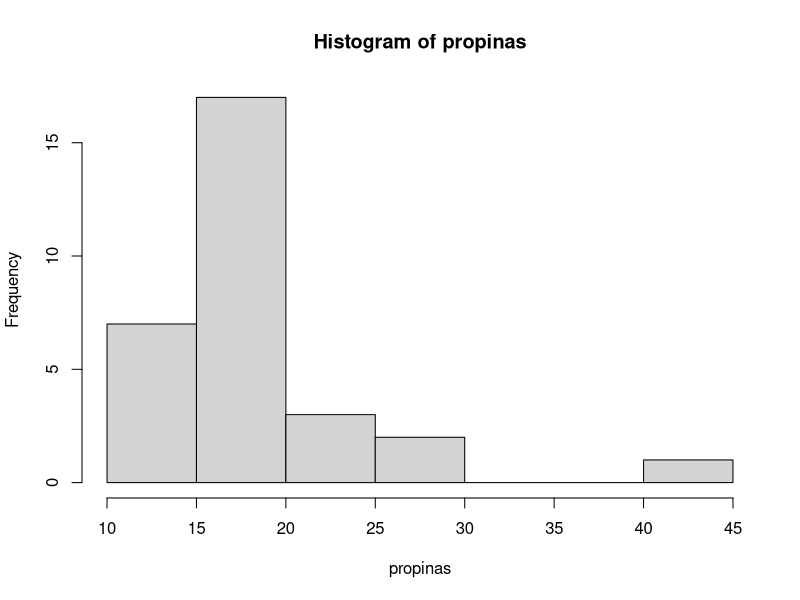
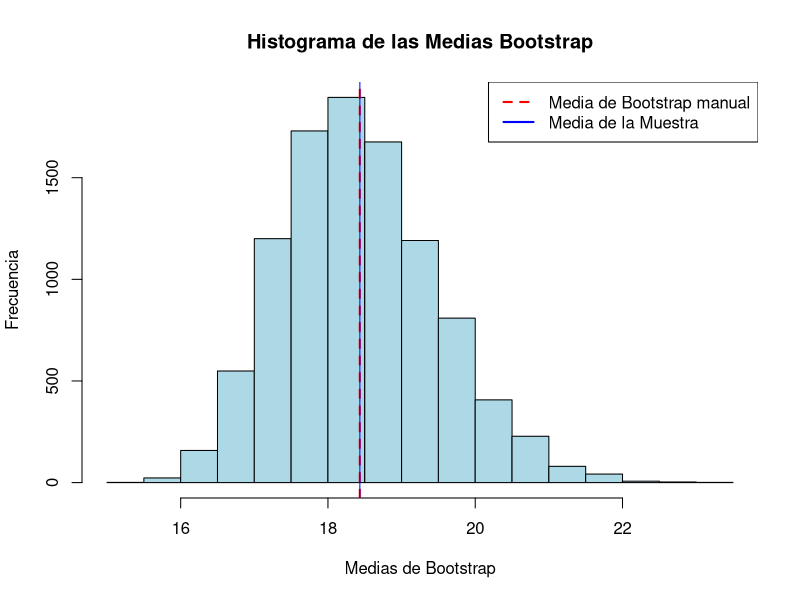
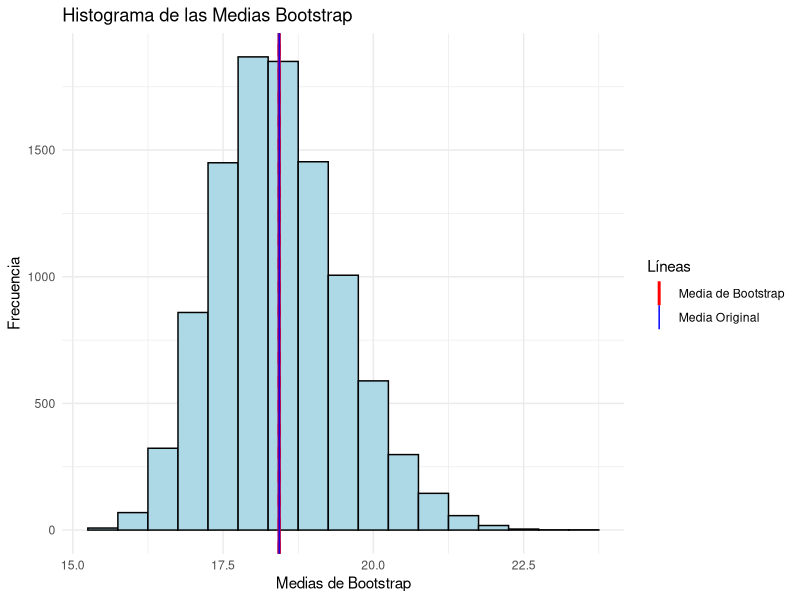

These figures' R source, in order:
## ---- chunk 1
#Empezamos limpiando nuestro ambiente
rm(list = ls(all.names = TRUE))


# Configuración global de los bloques de código (chunk's)
knitr::opts_chunk$set(
	echo = FALSE,
	fig.align = "center",
	fig.dim = c(8.0, 6.0),
	fig.pos = "H",
#Agregamos configuraciones para evitar mensajes de advertencias y de errores en el archivo
	message = FALSE,
	warning = FALSE,
	error = F
)



# Librerías
library(dplyr)      # Para el manejo de datos
library(ggplot2)    # Para realizar gráficas
library(kableExtra) # Para un mejor manejo de tablas
library(GGally)     # Para realizar análisis descriptivo fácilmente
library(multcomp)   # Para pruebas de hipótesis
library(boot)       # Para el método bootstrap
## ---- chunk 2
# Paso 1: Definir la muestra original
propinas <- c(22.7, 16.3, 13.6, 16.8, 29.9, 15.9, 14.0, 15.0, 14.1, 18.1, 22.8, 27.6,
              16.4, 16.1, 19.0, 13.5, 18.9, 20.2, 19.7, 18.2, 15.4, 15.7, 19.0, 11.5,
              18.4, 16.0, 16.9, 12.0, 40.1, 19.2)

hist(propinas)
## ---- chunk 3
# Paso 2: Crear una función que calcule la media
mean_tip <- function(data, indices) {
  sample_data <- data[indices] #Tomamos una submuestra, de los índices especificados
  return(mean(sample_data)) #Sacamos la media y eso queremos
}
#En este caso sería lo mismo para cualquier estadística t
## ---- chunk 4
# Paso 3: Realizar el bootstrap manualmente
set.seed(123) # Para reproducibilidad
B <- 10000 # Número de muestras bootstrap 

# Lo recomendable es 10 mil iteraciones, sin embargo, si hay
# problemas con la capacidad de cómputo, se puede reducir a 1000

bootstrap_means <- rep(NA, B)

#Aquí calculamos los datos 
for (i in 1:B) {
  bootstrap_indices <- sample(1:length(propinas), replace = TRUE) 
  #funcion sample: muestreo con reemplazo de los índices
  bootstrap_means[i] <- mean_tip(propinas, bootstrap_indices)
  #Aquí calculamos las medias
}

#Formas de ver el error
bias_manual <- mean(bootstrap_means) - mean(propinas) 
#Y la desviación estándar
SE_manual <- sd(bootstrap_means)

#Graficamos
hist(bootstrap_means, main="Histograma de las Medias Bootstrap", 
     xlab="Medias de Bootstrap", ylab="Frecuencia", col="lightblue")
# Añadimos una línea para la media de las medias de bootstrap (estimación)
abline(v=mean(bootstrap_means), col="red", lwd=2, lty=2)
# Añadimos una línea para la media de la muestra original
abline(v=mean(propinas), col="blue", lwd=1)
# Añadir una leyenda
legend("topright", legend=c("Media de Bootstrap manual", "Media de la Muestra"), 
       col=c("red", "blue"), lty=c(2, 1), lwd=2)
## ---- chunk 5
# Paso 4: Calcular el intervalo de confianza al 95%
#Por percentiles
alpha <- 0.05
Percentiles <- quantile(bootstrap_means, probs = c(alpha/2, 1 - alpha/2)) #(0.025 y 0.975)
#Tenemos el intervalo 16.57-20.7

#Por teórico
#Sabemos que el cuantil donde la normal estándar alcanza el 97.5% de probabilidad
#es en 1.96, así que
low<-mean(bootstrap_means)-1.96*SE_manual
upp<-mean(bootstrap_means)+1.96*SE_manual

Normal<-c(low,upp)

#Además, una forma un poco más conservadora de calcular el intervalo de confianza
#teórico, es utilizando una distribución t de student, con n-1 grados de libertado
#(Con n el tamaño de muestra)
extremos<-qt(c(alpha/2,1-alpha/2), length(propinas)-1)
#la distribución es simétrica, pero nosotros tomamos los dos, para hacerlo más rápido
Student<-extremos*SE_manual+mean(bootstrap_means)
#Podemos ver que es un poco más amplio 

#Y presentamos los datos en un dataframe
intervalos<-rbind(Percentiles, Normal, Student)
intervalos%>%kbl(booktabs = TRUE, align = "c")

## ---- chunk 6
# Paso 5: Uso de la librería 'boot'
#Primero el objeto boot, nos devuelve información como el valor de nuestra
#muestra, el bias, y la desviación estándar

#Es necsario introducir los datos, la función t, y el número de valores R=B=1000
#Es necesario fijar una semilla para reproducibilidad
set.seed(123)
boot_obj <- boot(data = propinas, statistic = mean_tip, R = B)

#Después podemos calcular los intervalos de confianza, utilizamos el objeto boot
#Y le indicamos el tipo de intervalo a calcular
#De momento parece haber problemas con el tipo student, así que lo omitimos
boot_ci <- boot.ci(boot_obj, type = c("norm", "perc"))
boot_ci
## ---- chunk 7
#Finalmente, realicemos una gráfica con ggplot
# Creamos un dataframe para ggplot
bootstrap_data <- data.frame(bootstrap_means)

# Graficamos el histograma utilizando ggplot
ggplot(bootstrap_data, aes(x = bootstrap_means)) +
  geom_histogram(binwidth = 0.5, fill = "lightblue", color = "black") +
  geom_vline(aes(xintercept = mean(bootstrap_means)), color = "red", linetype = "dashed", size = 1) +
  geom_vline(aes(xintercept = mean(propinas)), color = "blue", size = 1) +
  labs(title = "Histograma de las Medias Bootstrap",
       x = "Medias de Bootstrap",
       y = "Frecuencia") +
  theme_minimal() +
  scale_color_manual(values = c("red", "blue")) +
  geom_vline(aes(xintercept = mean(bootstrap_means), color = "Media de Bootstrap"), size = 1) +
  geom_vline(aes(xintercept = mean(propinas), color = "Media Original"), size = .5) +
  guides(col = guide_legend(title = "Líneas"))
